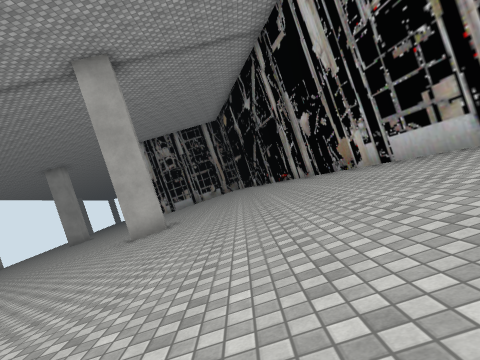
[1] (above)

16 first-person views from a walk through a 3-D level made in the Unity game engine. The camera is 1.4 m above the floor, tilts 6° down and sees 75° across. The floor is counted in squares, 2 m on a side. Each view is taken from the middle of a square. On the plan, view 1 faces up. The plan holds only what a view shows up to about 10 squares ahead; the rest is blank. The place goes on beyond the plan. Some surface patterns are stand-ins.

[2]
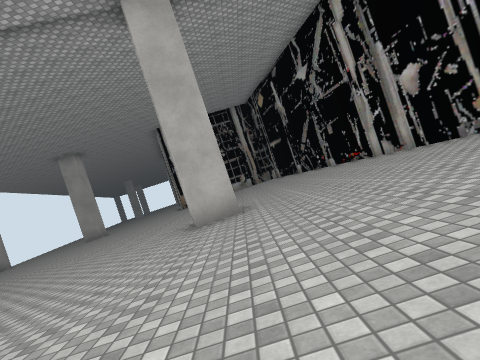

[3]
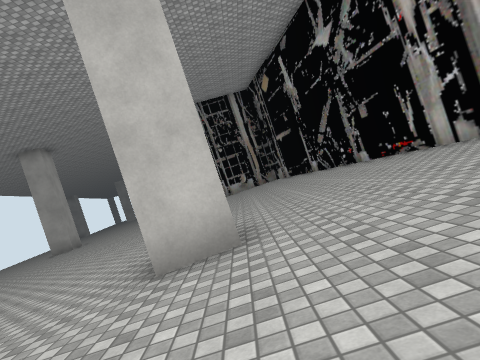

[4]
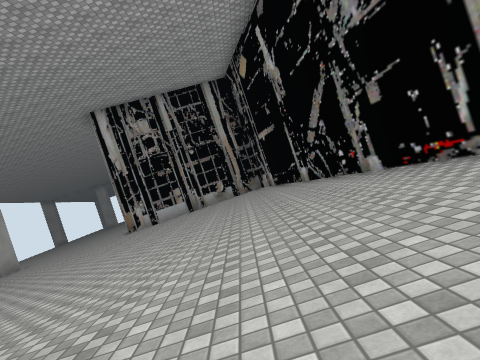

[5]
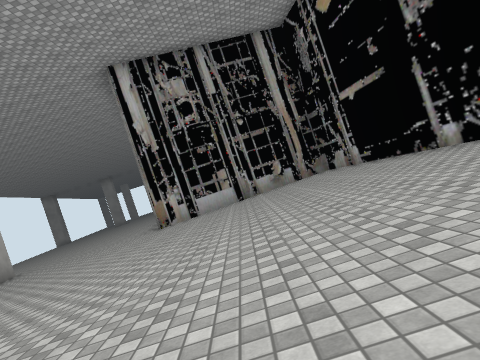

[6]
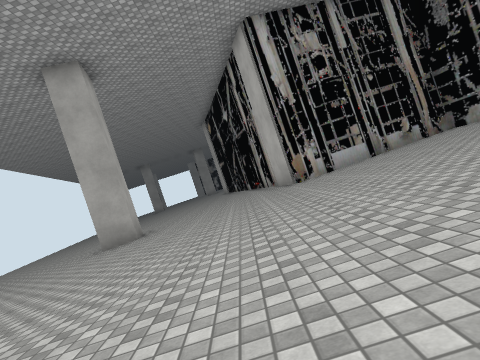

[7]
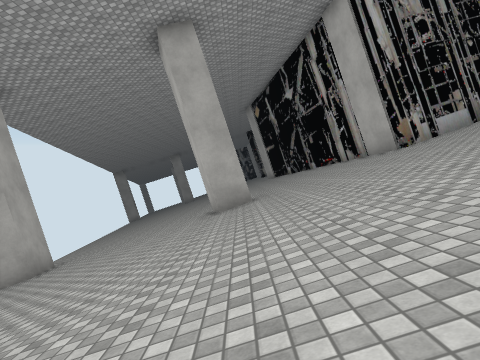

[8]
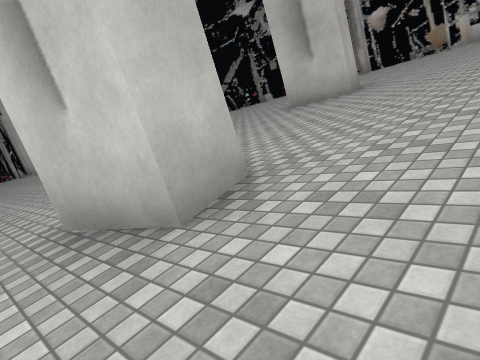

[9]
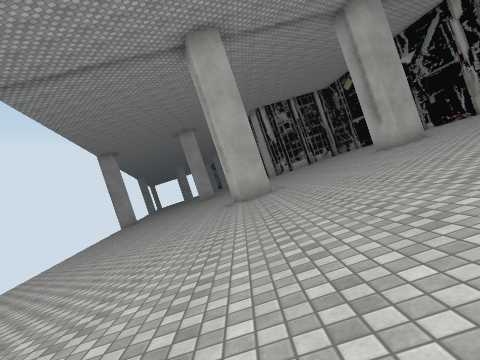

[10]
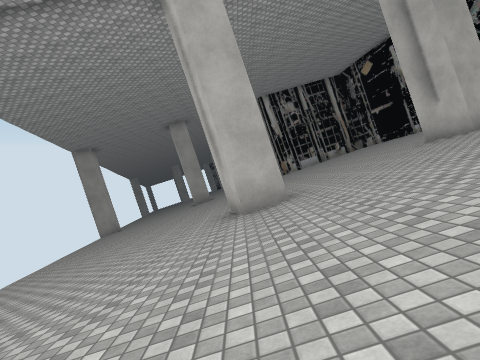

[11]
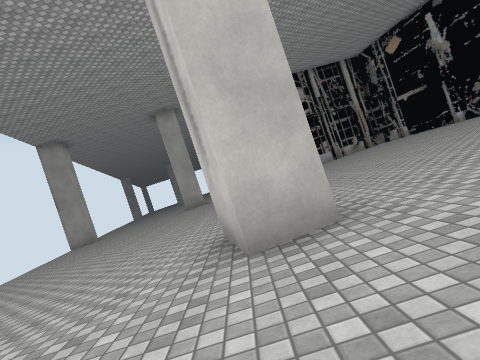

[12]
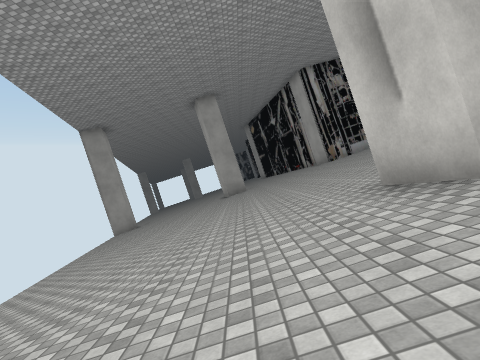

[13]
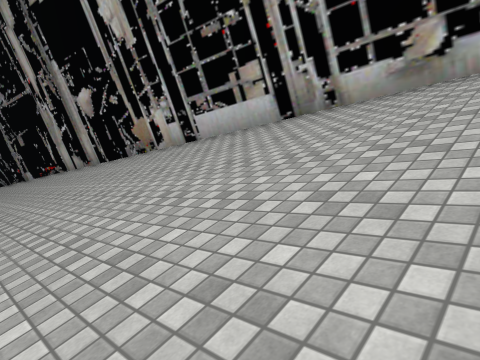

[14]
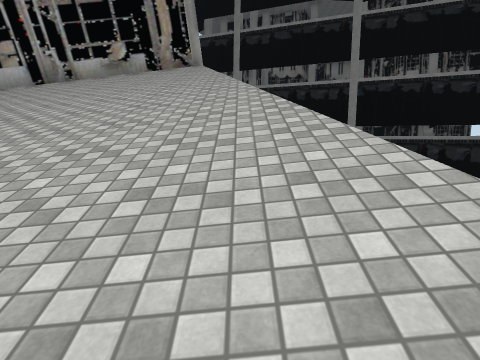

[15]
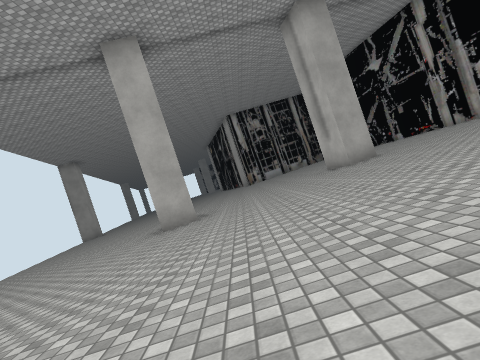

[16]
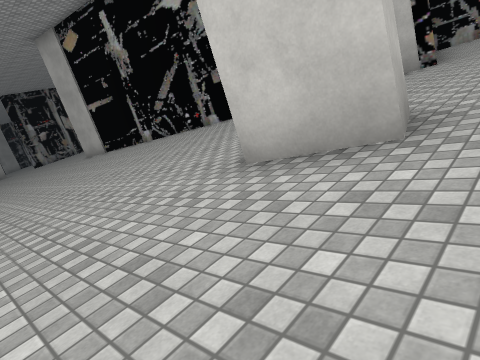

### Floor plan
Key: @ floor where view 1 was taken; # wall or solid block; / step, stairs or slope; = window, fence, low wall or low ledge; v drop or lower ground.
Columns run from 14 left of view 1 to 5 right of it. Each row starts with its distance up from view 1.
 29   ///
 28   ////
 27   /////
 26   /////##
 25   //////#
 24   //////
 23   /////
 22  /////
 21  ///////#######
 20 ///##////#////#
 19 ////#/////////##
 18 ///////////////#
 17 ///////////////#
 16 ///////////////#
 15  //////////////##
 14  ///////////////#
 13 ////////////////#
 12 ////////////////#
 11  ///////////////#
 10  ///////////////##
  9  //////////#/////#
  8  /////#//////////#
  7  /////#//////////#
  6  ////////////////#
  5   ///////////////##
  4   ////////////////#
  3   ////////////////#
  2    ///////////////#
  1    ///////////////#
  0     //////////@/=###
 -1      ///////= vvv
 -2       /    vv

Where each view was taken, in squares from view 1:
view 1: 0 up, 0 right, facing up
view 2: 2 up, 2 left, facing up
view 3: 5 up, 2 left, facing up
view 4: 8 up, 1 left, facing up
view 5: 11 up, 3 left, facing up
view 6: 11 up, 7 left, facing up
view 7: 11 up, 10 left, facing up
view 8: 5 up, 9 left, facing up-right
view 9: 2 down, 8 left, facing up
view 10: 1 up, 8 left, facing up
view 11: 4 up, 8 left, facing up
view 12: 4 up, 10 left, facing up
view 13: 1 up, 1 left, facing up-right
view 14: 1 down, 5 left, facing right
view 15: 1 down, 6 left, facing up
view 16: 18 up, 13 left, facing up-right
